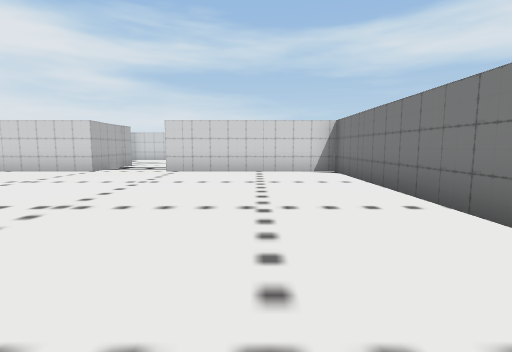
View 1 (above)

16 first-person views from a walk through a 3-D level made in the Unity game engine. The camera is 1.4 m above the floor, tilts 6° down and sees 85° across. The floor is counted in squares, 2 m on a side. Each view is taken from the middle of a square. On the plan, view 1 faces up. The plan holds only what a view shows up to about 9 squares ahead; the rest is blank. The player is left out. Some surface patterns are stand-ins.

View 2
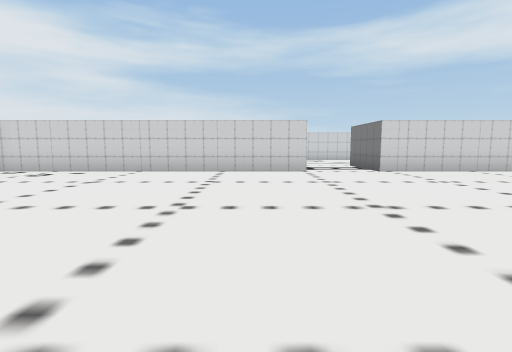

View 3
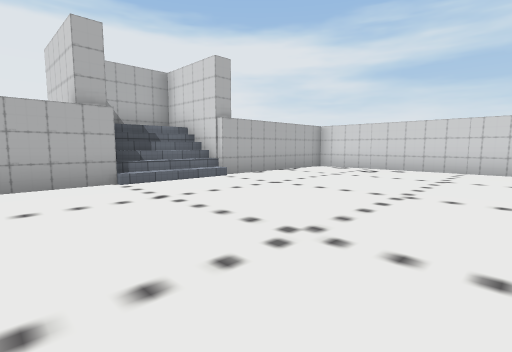

View 4
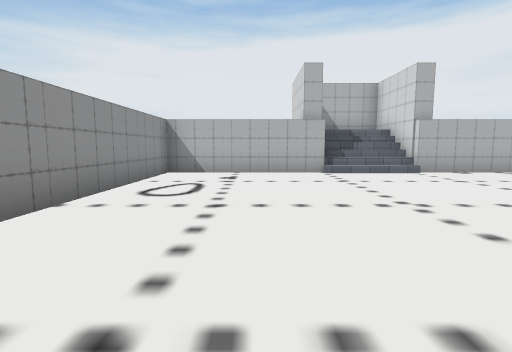

View 5
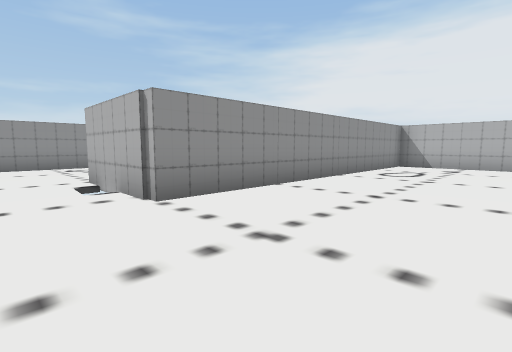

View 6
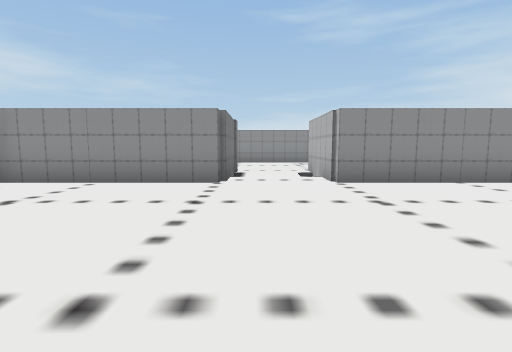

View 7
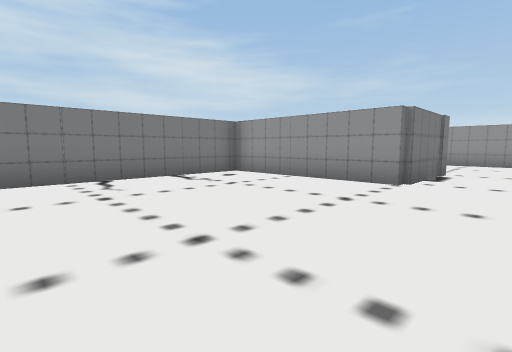

View 8
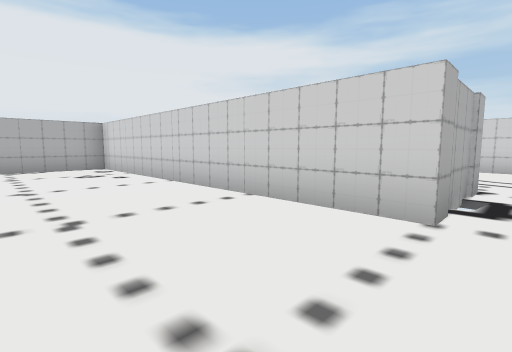

View 9
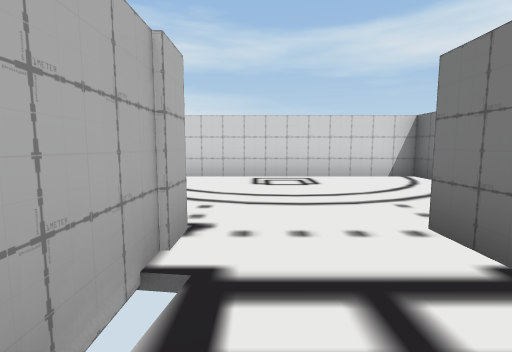

View 10
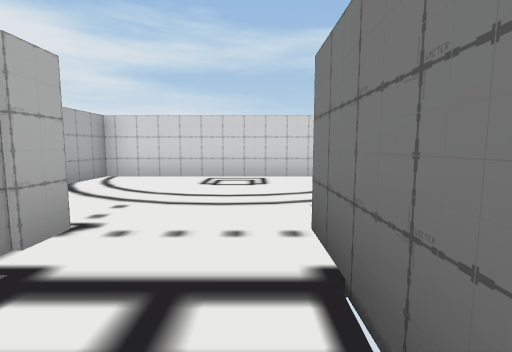

View 11
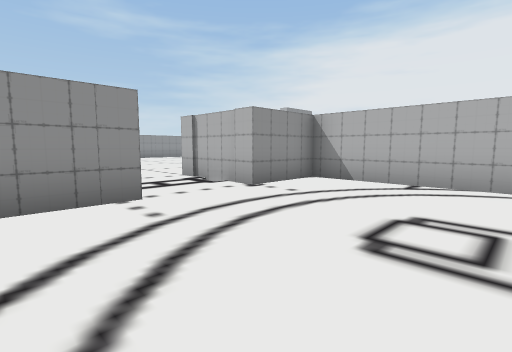

View 12
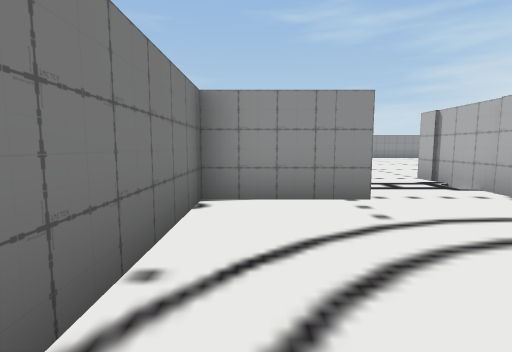

View 13
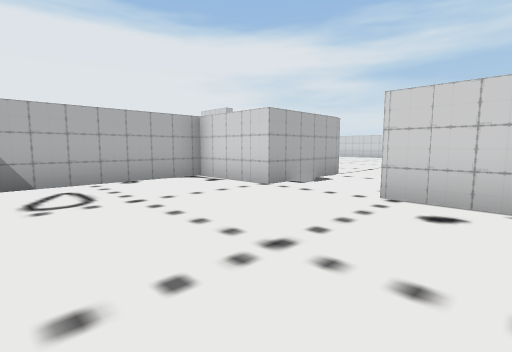

View 14
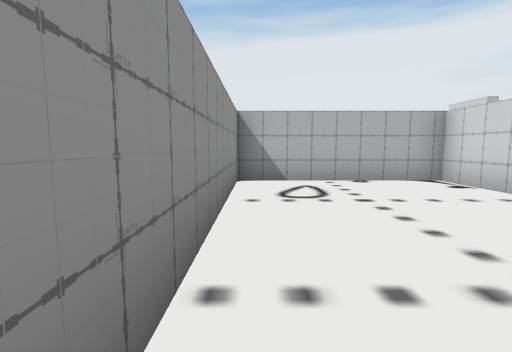

View 15
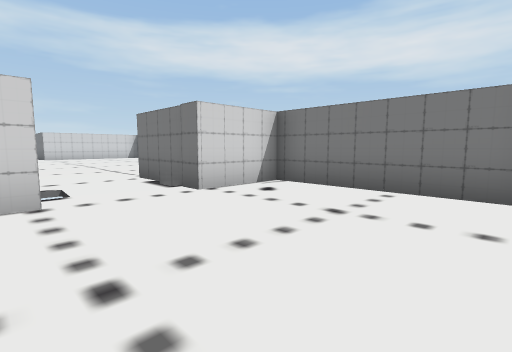

View 16
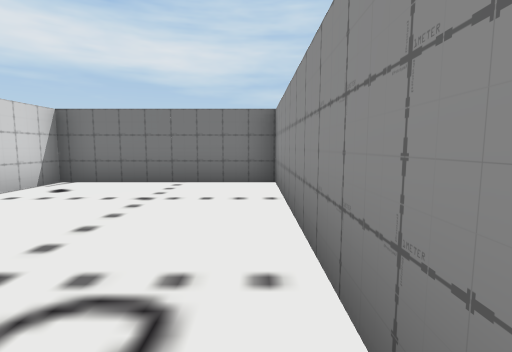

### Floor plan
Points are (right, up) in squares from view 1. A wall is a line through its corners. A room is listed if a view was taken in it or the views show most of it. See-through windows are left out.
Room 1 (views 1, 2, 3, 4, 5, 6, 7, 8)
walls: (-4.6, 7.8) (-13.5, 7.8) (-13.5, 3.3) (-16.1, 3.3) (-16.1, 1.5); (-13.5, 0.9) (-13.5, -3.4) (-4.6, -3.4) (-4.6, -6.1); (-2.5, -6.1) (-2.5, -3.4) (2.2, -3.4) (2.2, 7.8) (-2.5, 7.8)
ways out: opening at (-3.5, 8) to room 2; opening at (-3.5, -6.5) to room 3
Room 2 (views 9, 10, 11, 12)
walls: (-2.5, 7.8) (-2.5, 10.3) (-0.3, 10.3) (-0.3, 14.6) (-6.5, 14.6) (-6.5, 10.3) (-4.6, 10.3) (-4.6, 7.8)
ways out: opening at (-3.5, 8) to room 1
Room 3 (views 13, 14, 15, 16)
walls: (-4.6, -6.1) (-6.8, -6.1) (-6.8, -10.4) (-0.5, -10.4) (-0.5, -6.1) (-2.5, -6.1)
ways out: opening at (-3.5, -6.5) to room 1

Positions as (right, up) in squares from view 1, and headings:
1: (0, 0), facing up
2: (-6, 0), facing up
3: (-8, -1), facing up-left
4: (-6, -1), facing left
5: (-3, 0), facing down-left
6: (-3, 2), facing down
7: (-4, 2), facing down-right
8: (-4, 5), facing up-left
9: (-4, 8), facing up
10: (-3, 8), facing up
11: (-1, 14), facing down-left
12: (-1, 14), facing down
13: (-1, -10), facing up-left
14: (-1, -10), facing left
15: (-5, -10), facing up-right
16: (-6, -10), facing right
